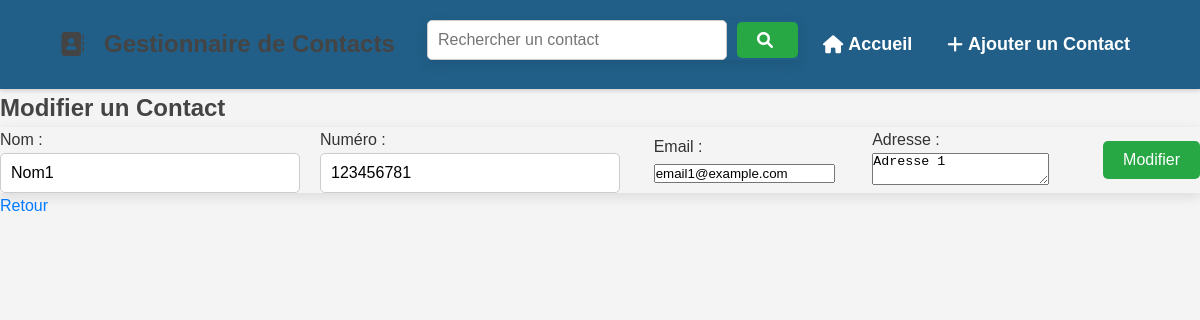
The page /edit.php?id=3 on the database its author committed.
### tables this page shows
CREATE TABLE IF NOT EXISTS `contacts` (
  `id` int NOT NULL AUTO_INCREMENT,
  `nom` varchar(100) NOT NULL,
  `numero` varchar(15) NOT NULL,
  `email` varchar(100) DEFAULT NULL,
  `adresse` text,
  PRIMARY KEY (`id`)
);

### edit.php (the view, shortened to what this page needs)
<?php
require 'db.php';
require 'includes/header.php';
$id = $_GET['id'] ?? null;
$stmt = $pdo->prepare("SELECT * FROM contacts WHERE id = ?");
$stmt->execute([$id]);
$contact = $stmt->fetch(PDO::FETCH_ASSOC);
?>
<!DOCTYPE html>
<html lang="fr">
<head>
</head>
<body>
    <h1>Modifier un Contact</h1>
    <form method="post">
        <label>Nom : <input type="text" name="nom" value="<?= htmlspecialchars($contact['nom']) ?>" required></label><br>
        <label>Numéro : <input type="text" name="numero" value="<?= htmlspecialchars($contact['numero']) ?>" required></label><br>
        <label>Email : <input type="email" name="email" value="<?= htmlspecialchars($contact['email']) ?>"></label><br>
        <label>Adresse : <textarea name="adresse" required><?= htmlspecialchars($contact['adresse']) ?></textarea></label><br>
        <button type="submit">Modifier</button>
    </form>
    <a href="index.php">Retour</a>
</body>
</html>

### css/styles.css (style rules this page uses)
* { margin: 0; padding: 0; box-sizing: border-box; }
body { font-family: 'Arial', sans-serif; background: #f9f9f9; color: #333; line-height: 1.6; padding: 20px; }
h1 { font-size: 2.5rem; color: #444; text-align: center; margin-bottom: 20px; }
a { text-decoration: none; color: #007BFF; transition: color 0.3s; }
button, .btn { display: inline-block; background: #007BFF; color: #fff; padding: 10px 15px; border: none; border-radius: 5px; cursor: pointer; font-size: 1rem; transition: background 0.3s, transform 0.2s; }
body { font-family: 'Arial', sans-serif; margin: 0; padding: 0; background-color: #f8f9fa; color: #333; }
form, table, .actions { box-shadow: 0 4px 12px rgba(0, 0, 0, 0.1); }

### includes/header.php (style rules this page uses)
body { font-family: Arial, sans-serif; background-color: #f4f4f4; margin: 0; padding: 0; }
h1 { font-size: 24px; margin: 0; display: flex; align-items: center; }
form { display: flex; gap: 10px; align-items: center; }
input[type="text"] { padding: 10px; font-size: 16px; width: 300px; border-radius: 5px; border: 1px solid #ccc; transition: border 0.3s ease; }
button { padding: 10px 20px; background-color: #28a745; color: white; border: none; cursor: pointer; border-radius: 5px; display: flex; align-items: center; justify-content: center; }

### rows shown on the page
contacts: nom "Nom1", numero "123456781", email "email1@example.com", adresse "Adresse 1"
